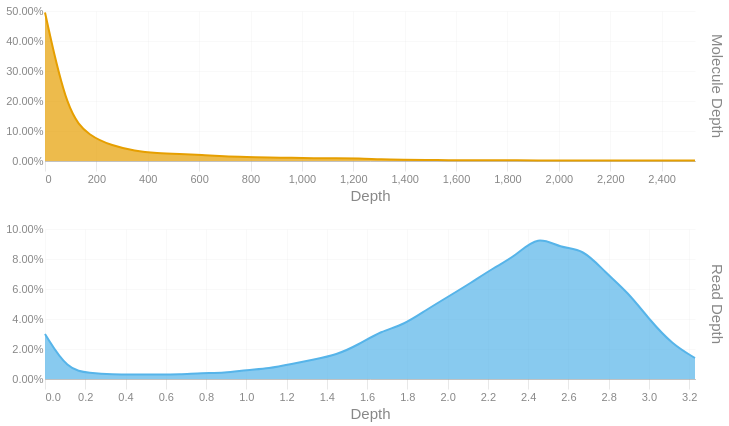

Notebook code for this chart:
### Code cell
readdep = depth_hist(tb['Read Depth'], q99, 3)
readdep = readdep.with_columns(pl.lit('Read Depth').alias('Metric'))
if not SKIPLR:
    moldep = depth_hist(tb['Molecule Depth'], mol_q99, 1)
    moldep = moldep.with_columns(pl.lit('Molecule Depth').alias('Metric'))
    _hist = pl.concat([readdep, moldep])
    _hist = _hist.filter(pl.col('Proportion') != 0)
    with SafeRender(_hist):
        (
            alt.Chart(_hist)        
            .mark_area(interpolate = "basis")
            .encode(
                x=alt.X('Bin:Q').scale(domainMin=0).axis(alt.Axis(title='Depth')),
                y = alt.Y('Proportion:Q', title = None).axis(format = '.2%'),
                color = alt.Color('Metric:N').legend(None),
                row = alt.Row("Metric:N").header(title = None, labelOrient = 'right'),
                tooltip = [
                    alt.Tooltip("Metric:N", title = "Metric"),
                    alt.Tooltip('Interval:N', title = "Depth Interval"),
                    alt.Tooltip('Proportion:Q', title = "% Alignments").format('.2%')
                ]
            )
            .resolve_scale(x='independent', y='independent')
            .properties(
                height = 150, width = 650,
                usermeta={'embedOptions': {'downloadFileName': f'{samplename}.depth.hist'}}
            )
        ).display()
else:
    readdep = readdep.filter(pl.col('Proportion') != 0)
    with SafeRender(readdep):
        (
            alt.Chart(readdep)        
            .mark_area(interpolate = "basis")
            .encode(
                x=alt.X('Bin:Q').scale(domainMin=0).axis(alt.Axis(title='Depth')),
                y = alt.Y('Proportion:Q', title = None).axis(format = '.2%'),
                tooltip = [
                    alt.Tooltip('Interval:N', title = "Depth Interval"),
                    alt.Tooltip('Proportion:Q', title = "% Alignments").format('.2%')
                ]
            )
            .properties(
                usermeta={'embedOptions': {'downloadFileName': f'{samplename}.depth.hist'}}
            )
        ).display()

### Figure 1 — Vega-Lite specification as saved in the notebook (floating-point values rounded to 4 significant figures)
{"width": 650, "height": 150, "config": {"title": {"anchor": "start", "dy": -15, "fontSize": 18, "color": "#888888", "subtitleColor": "#888888", "subtitleFontSize": 14}, "arc": {"fill": "#0072B2"}, "axis": {"domainColor": "#888888", "domainWidth": 0.5, "gridWidth": 0.2, "grid": false, "titleFontWeight": 400, "titleFontSize": 15, "labelFontSize": 11, "labelColor": "#888888", "tickColor": "#888888", "tickWidth": 0.2, "titleColor": "#888888"}, "axisBand": {"grid": false}, "axisX": {"grid": true, "tickSize": 10, "domainCap": "round"}, "axisY": {"domain": false, "grid": true, "tickSize": 0, "domainCap": "round"}, "background": "transparent", "header": {"labelFontSize": 15, "labelColor": "#888888", "titleFontSize": 15, "titleFontWeight": 600, "titleColor": "#888888"}, "legend": {"labelFont": "sans-serif", "labelFontSize": 12, "labelColor": "#888888", "symbolSize": 100, "symbolType": "circle", "titleFontSize": 12, "titlePadding": 10, "titleColor": "#888888", "title": null}, "range": {"category": ["#E69F00", "#56B4E9", "#009E73", "#F0E442", "#0072B2", "#D55E00", "#CC79A7", "#000000"], "diverging": ["#cfe8f3", "#a2d4ec", "#73bfe2", "#46abdb", "#1696d2", "#12719e"]}, "area": {"fill": "#0072B2", "fillOpacity": 0.7, "line": true, "strokeOpacity": 0.7}, "line": {"color": "#0072B2", "stroke": "#0072B2", "strokeWidth": 2}, "trail": {"color": "#0072B2", "stroke": "#0072B2", "strokeWidth": 0, "size": 1}, "point": {"filled": true, "fillOpacity": 1.0, "size": 95}, "text": {"color": "#888888", "fontSize": 11, "align": "right", "fontWeight": 400, "size": 11}, "bar": {"fill": "#0072B2", "stroke": null}, "view": {"stroke": null, "continuousWidth": 660, "continuousHeight": 400}}, "data": {"name": "data-330b173a88ae920c8efe292ad660b93a"}, "mark": {"type": "area", "interpolate": "basis"}, "encoding": {"color": {"field": "Metric", "legend": null, "type": "nominal"}, "row": {"field": "Metric", "header": {"title": null, "labelOrient": "right"}, "type": "nominal"}, "tooltip": [{"field": "Metric", "title": "Metric", "type": "nominal"}, {"field": "Interval", "title": "Depth Interval", "type": "nominal"}, {"field": "Proportion", "format": ".2%", "title": "% Alignments", "type": "quantitative"}], "x": {"axis": {"title": "Depth"}, "field": "Bin", "scale": {"domainMin": 0}, "type": "quantitative"}, "y": {"axis": {"format": ".2%"}, "field": "Proportion", "title": null, "type": "quantitative"}}, "resolve": {"scale": {"x": "independent", "y": "independent"}}, "usermeta": {"embedOptions": {"downloadFileName": "S6_LaHave_3606.depth.hist"}}, "$schema": "https://vega.github.io/schema/vega-lite/v6.1.0.json", "datasets": {"data-330b173a88ae920c8efe292ad660b93a": [{"Bin": 0.0, "Interval": "0.0-0.111", "Proportion": 0.03, "Metric": "Read Depth"}, {"Bin": 0.111, "Interval": "0.111-0.223", "Proportion": 0.006, "Metric": "Read Depth"}, {"Bin": 0.223, "Interval": "0.223-0.334", "Proportion": 0.004, "Metric": "Read Depth"}, {"Bin": 0.334, "Interval": "0.334-0.445", "Proportion": 0.003, "Metric": "Read Depth"}, {"Bin": 0.445, "Interval": "0.445-0.557", "Proportion": 0.003, "Metric": "Read Depth"}, {"Bin": 0.557, "Interval": "0.557-0.668", "Proportion": 0.003, "Metric": "Read Depth"}, {"Bin": 0.668, "Interval": "0.668-0.779", "Proportion": 0.003, "Metric": "Read Depth"}, {"Bin": 0.779, "Interval": "0.779-0.891", "Proportion": 0.004, "Metric": "Read Depth"}, {"Bin": 0.891, "Interval": "0.891-1.002", "Proportion": 0.004, "Metric": "Read Depth"}, {"Bin": 1.002, "Interval": "1.002-1.113", "Proportion": 0.006, "Metric": "Read Depth"}, {"Bin": 1.113, "Interval": "1.113-1.225", "Proportion": 0.007, "Metric": "Read Depth"}, {"Bin": 1.225, "Interval": "1.225-1.336", "Proportion": 0.01, "Metric": "Read Depth"}, {"Bin": 1.336, "Interval": "1.336-1.447", "Proportion": 0.013, "Metric": "Read Depth"}, {"Bin": 1.447, "Interval": "1.447-1.559", "Proportion": 0.016, "Metric": "Read Depth"}, {"Bin": 1.559, "Interval": "1.559-1.67", "Proportion": 0.023, "Metric": "Read Depth"}, {"Bin": 1.67, "Interval": "1.67-1.781", "Proportion": 0.032, "Metric": "Read Depth"}, {"Bin": 1.781, "Interval": "1.781-1.893", "Proportion": 0.036, "Metric": "Read Depth"}, {"Bin": 1.893, "Interval": "1.893-2.004", "Proportion": 0.046, "Metric": "Read Depth"}, {"Bin": 2.004, "Interval": "2.004-2.115", "Proportion": 0.055, "Metric": "Read Depth"}, {"Bin": 2.115, "Interval": "2.115-2.227", "Proportion": 0.064, "Metric": "Read Depth"}, {"Bin": 2.227, "Interval": "2.227-2.338", "Proportion": 0.074, "Metric": "Read Depth"}, {"Bin": 2.338, "Interval": "2.338-2.449", "Proportion": 0.082, "Metric": "Read Depth"}, {"Bin": 2.449, "Interval": "2.449-2.561", "Proportion": 0.096, "Metric": "Read Depth"}, {"Bin": 2.561, "Interval": "2.561-2.672", "Proportion": 0.087, "Metric": "Read Depth"}, {"Bin": 2.672, "Interval": "2.672-2.783", "Proportion": 0.087, "Metric": "Read Depth"}, {"Bin": 2.783, "Interval": "2.783-2.895", "Proportion": 0.071, "Metric": "Read Depth"}, {"Bin": 2.895, "Interval": "2.895-3.006", "Proportion": 0.058, "Metric": "Read Depth"}, {"Bin": 3.006, "Interval": "3.006-3.117", "Proportion": 0.039, "Metric": "Read Depth"}, {"Bin": 3.117, "Interval": "3.117-3.229", "Proportion": 0.023, "Metric": "Read Depth"}, {"Bin": 3.229, "Interval": "3.229-3.34", "Proportion": 0.014, "Metric": "Read Depth"}, {"Bin": 0.0, "Interval": "0.0-87.2", "Proportion": 0.495, "Metric": "Molecule Depth"}, {"Bin": 87.2, "Interval": "87.2-174.5", "Proportion": 0.156, "Metric": "Molecule Depth"}, {"Bin": 174.5, "Interval": "174.5-261.7", "Proportion": 0.082, "Metric": "Molecule Depth"}, {"Bin": 261.7, "Interval": "261.7-349.0", "Proportion": 0.051, "Metric": "Molecule Depth"}, {"Bin": 349.0, "Interval": "349.0-436.2", "Proportion": 0.033, "Metric": "Molecule Depth"}, {"Bin": 436.2, "Interval": "436.2-523.4", "Proportion": 0.026, "Metric": "Molecule Depth"}, {"Bin": 523.4, "Interval": "523.4-610.7", "Proportion": 0.023, "Metric": "Molecule Depth"}, {"Bin": 610.7, "Interval": "610.7-697.9", "Proportion": 0.02, "Metric": "Molecule Depth"}, {"Bin": 697.9, "Interval": "697.9-785.1", "Proportion": 0.015, "Metric": "Molecule Depth"}, {"Bin": 785.1, "Interval": "785.1-872.4", "Proportion": 0.013, "Metric": "Molecule Depth"}, {"Bin": 872.4, "Interval": "872.4-959.6", "Proportion": 0.011, "Metric": "Molecule Depth"}, {"Bin": 959.6, "Interval": "959.6-1046.9", "Proportion": 0.011, "Metric": "Molecule Depth"}, {"Bin": 1047.0, "Interval": "1046.9-1134.1", "Proportion": 0.009, "Metric": "Molecule Depth"}, {"Bin": 1134.0, "Interval": "1134.1-1221.3", "Proportion": 0.009, "Metric": "Molecule Depth"}, {"Bin": 1221.0, "Interval": "1221.3-1308.6", "Proportion": 0.009, "Metric": "Molecule Depth"}, {"Bin": 1309.0, "Interval": "1308.6-1395.8", "Proportion": 0.005, "Metric": "Molecule Depth"}, {"Bin": 1396.0, "Interval": "1395.8-1483.0", "Proportion": 0.004, "Metric": "Molecule Depth"}, {"Bin": 1483.0, "Interval": "1483.0-1570.3", "Proportion": 0.003, "Metric": "Molecule Depth"}, {"Bin": 1570.0, "Interval": "1570.3-1657.5", "Proportion": 0.003, "Metric": "Molecule Depth"}, {"Bin": 1658.0, "Interval": "1657.5-1744.8", "Proportion": 0.002, "Metric": "Molecule Depth"}, {"Bin": 1745.0, "Interval": "1744.8-1832.0", "Proportion": 0.003, "Metric": "Molecule Depth"}, {"Bin": 1832.0, "Interval": "1832.0-1919.2", "Proportion": 0.002, "Metric": "Molecule Depth"}, {"Bin": 1919.0, "Interval": "1919.2-2006.5", "Proportion": 0.002, "Metric": "Molecule Depth"}, {"Bin": 2006.0, "Interval": "2006.5-2093.7", "Proportion": 0.001, "Metric": "Molecule Depth"}, {"Bin": 2094.0, "Interval": "2093.7-2180.9", "Proportion": 0.002, "Metric": "Molecule Depth"}, {"Bin": 2181.0, "Interval": "2180.9-2268.2", "Proportion": 0.002, "Metric": "Molecule Depth"}, {"Bin": 2268.0, "Interval": "2268.2-2355.4", "Proportion": 0.001, "Metric": "Molecule Depth"}, {"Bin": 2355.0, "Interval": "2355.4-2442.7", "Proportion": 0.002, "Metric": "Molecule Depth"}, {"Bin": 2443.0, "Interval": "2442.7-2529.9", "Proportion": 0.001, "Metric": "Molecule Depth"}, {"Bin": 2530.0, "Interval": "2529.9-2617.13", "Proportion": 0.002, "Metric": "Molecule Depth"}]}}
